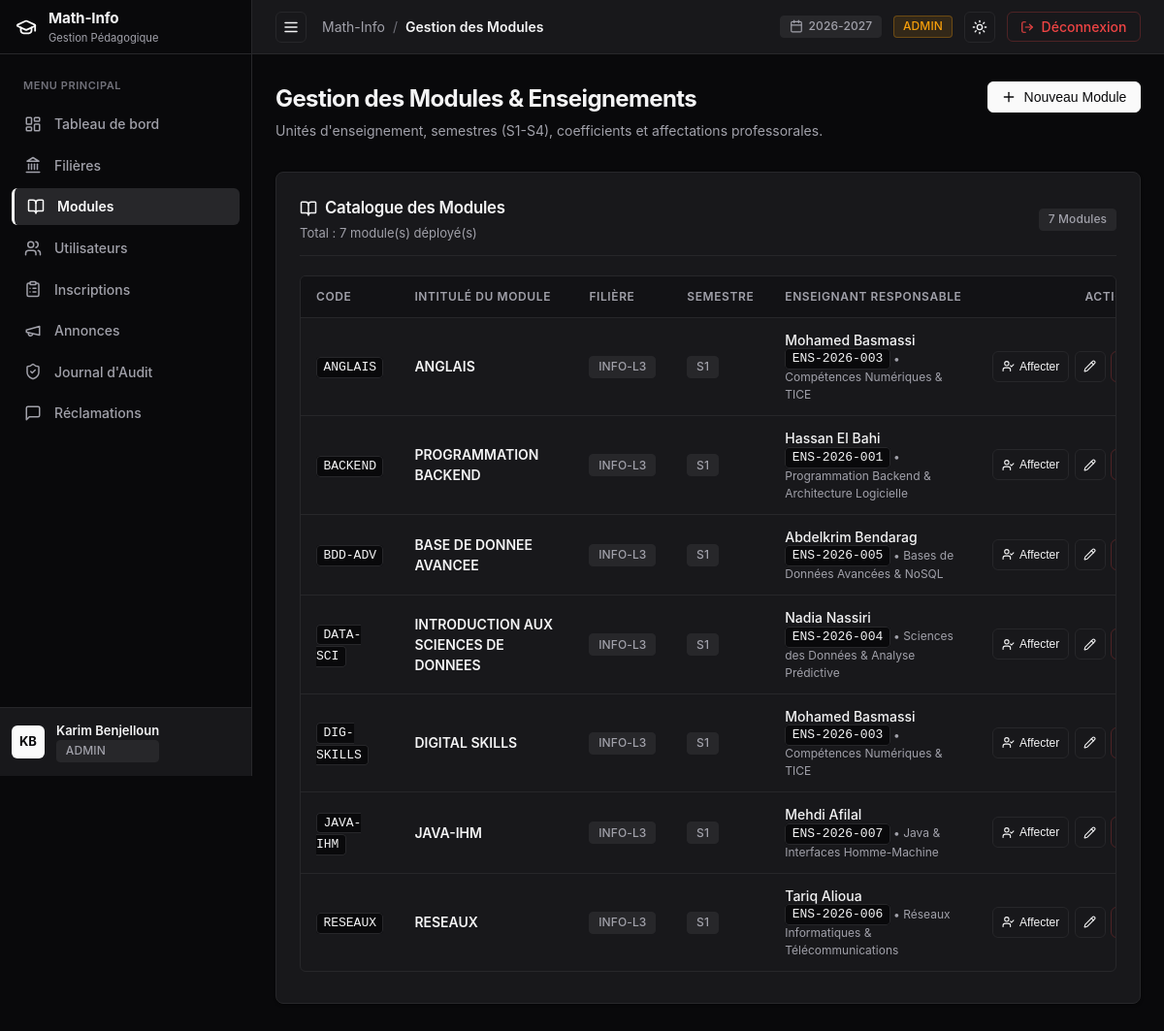
/admin/modules (signed in), run on the app's committed database.
### tables this page shows
CREATE TABLE `utilisateurs` (
  `idUtilisateur` int NOT NULL AUTO_INCREMENT,
  `nom` varchar(100) NOT NULL,
  `prenom` varchar(100) NOT NULL,
  `email` varchar(150) NOT NULL,
  `motDePasse` varchar(255) NOT NULL,
  `role` enum('ADMIN','ENSEIGNANT','ETUDIANT') NOT NULL,
  `dateCreation` timestamp NULL DEFAULT CURRENT_TIMESTAMP,
  PRIMARY KEY (`idUtilisateur`),
  UNIQUE KEY `email` (`email`)
);

CREATE TABLE `modules` (
  `idModule` int NOT NULL AUTO_INCREMENT,
  `code` varchar(20) NOT NULL,
  `intitule` varchar(150) NOT NULL,
  `semestre` enum('S1','S2','S3','S4') NOT NULL,
  `coefficient` float NOT NULL DEFAULT '1',
  `idFiliere` int NOT NULL,
  `idEnseignant` int DEFAULT NULL,
  PRIMARY KEY (`idModule`),
  UNIQUE KEY `code` (`code`),
  KEY `idFiliere` (`idFiliere`),
  KEY `idEnseignant` (`idEnseignant`),
  CONSTRAINT `modules_ibfk_1` FOREIGN KEY (`idFiliere`) REFERENCES `filieres` (`idFiliere`) ON DELETE CASCADE,
  CONSTRAINT `modules_ibfk_2` FOREIGN KEY (`idEnseignant`) REFERENCES `enseignants` (`idUtilisateur`) ON DELETE SET NULL
);

CREATE TABLE `filieres` (
  `idFiliere` int NOT NULL AUTO_INCREMENT,
  `code` varchar(20) NOT NULL,
  `intitule` varchar(150) NOT NULL,
  `description` text,
  PRIMARY KEY (`idFiliere`),
  UNIQUE KEY `code` (`code`)
);

CREATE TABLE `enseignants` (
  `idUtilisateur` int NOT NULL,
  `matricule` varchar(50) NOT NULL,
  `specialite` varchar(100) NOT NULL,
  PRIMARY KEY (`idUtilisateur`),
  UNIQUE KEY `matricule` (`matricule`),
  CONSTRAINT `enseignants_ibfk_1` FOREIGN KEY (`idUtilisateur`) REFERENCES `utilisateurs` (`idUtilisateur`) ON DELETE CASCADE
);

### src/Views/admin/modules.php (the view, shortened to what the rows shown need)
<div style="margin-bottom: 2rem; display: flex; justify-content: space-between; align-items: flex-start; flex-wrap: wrap; gap: 1rem;">
  <div>
    <h1 style="font-size: 1.5rem; font-weight: 700; letter-spacing: -0.025em; color: var(--text-main); margin-bottom: 0.25rem;">
      Gestion des Modules & Enseignements
    </h1>
    <p style="color: var(--text-muted); font-size: 0.875rem;">
      Unités d'enseignement, semestres (S1-S4), coefficients et affectations professorales.
    </p>
  </div>
  <button class="btn btn-primary" data-modal-open="createModuleModal">
    <?= Icon::get('plus', 16) ?>
    <span>Nouveau Module</span>
  </button>
</div>
<div class="card">
  <div class="card-header">
    <div>
      <span class="card-title">
        <?= Icon::get('book-open', 18) ?>
        <span>Catalogue des Modules</span>
      </span>
      <span class="card-desc" style="display: block; margin-top: 0.25rem;">
        Total : <?= count($modules) ?> module(s) déployé(s)
      </span>
    </div>
    <span class="badge badge-neutral"><?= count($modules) ?> Modules</span>
  </div>
  <?php if (empty($modules)): ?>
    <div style="text-align: center; padding: 3rem 1rem; color: var(--text-muted); font-size: 0.875rem;">
      <div style="margin-bottom: 0.5rem; color: var(--text-subtle);"><?= Icon::get('book-open', 32) ?></div>
      Aucun module répertorié. Créez un premier module pour commencer.
    </div>
  <?php else: ?>
    <div class="table-wrapper">
      <table>
        <thead>
          <tr>
            <th style="min-width: 90px;">Code</th>
            <th style="min-width: 180px;">Intitulé du Module</th>
            <th style="min-width: 90px;">Filière</th>
            <th style="min-width: 80px;">Semestre</th>
            <th style="min-width: 200px;">Enseignant Responsable</th>
            <th style="min-width: 140px; text-align: right;">Actions</th>
          </tr>
        </thead>
        <tbody>
          <?php foreach ($modules as $m): ?>
            <tr>
              <td><code><?= htmlspecialchars($m['code']) ?></code></td>
              <td style="font-weight: 600;"><?= htmlspecialchars($m['intitule']) ?></td>
              <td>
                <span class="badge badge-neutral"><?= htmlspecialchars($m['filiere_code']) ?></span>
              </td>
              <td>
                <span class="badge badge-neutral"><?= htmlspecialchars($m['semestre']) ?></span>
              </td>
              <td>
                <?php if (!empty($m['enseignant_nom'])): ?>
                  <div style="display: flex; flex-direction: column;">
                    <span style="font-weight: 500;"><?= htmlspecialchars($m['enseignant_prenom'] . ' ' . $m['enseignant_nom']) ?></span>
                    <span style="font-size: 0.75rem; color: var(--text-muted);">
                      <code><?= htmlspecialchars($m['enseignant_matricule'] ?? '') ?></code> • <?= htmlspecialchars($m['enseignant_specialite'] ?? '') ?>
                    </span>
                  </div>
                <?php endif; ?>
              </td>
              <td style="text-align: right;">
                <div style="display: inline-flex; gap: 0.35rem;">
                  <button
                    type="button"
                    class="btn btn-outline btn-sm assign-teacher-btn"
                    data-id="<?= $m['idModule'] ?>"
                    data-code="<?= htmlspecialchars($m['code']) ?>"
                    data-intitule="<?= htmlspecialchars($m['intitule']) ?>"
                    data-teacher-id="<?= (int)($m['idEnseignant'] ?? 0) ?>"
                    title="Changer l'enseignant responsable"
                  >
                    <?= Icon::get('user-check', 13) ?>
                    <span>Affecter</span>
                  </button>
                  <button
                    type="button"
                    class="btn btn-outline btn-sm btn-icon edit-module-btn"
                    data-id="<?= $m['idModule'] ?>"
                    data-code="<?= htmlspecialchars($m['code']) ?>"
                    data-intitule="<?= htmlspecialchars($m['intitule']) ?>"
                    data-semestre="<?= htmlspecialchars($m['semestre']) ?>"
                    data-coefficient="<?= htmlspecialchars((string)$m['coefficient']) ?>"
                    data-filiere-id="<?= $m['idFiliere'] ?>"
                    data-teacher-id="<?= (int)($m['idEnseignant'] ?? 0) ?>"
                    title="Modifier le module"
                  >
                    <?= Icon::get('pencil', 13) ?>
                  </button>
                  <form action="/admin/modules/delete" method="POST" onsubmit="return confirm('Confirmer la suppression de ce module ?');" style="display: inline;">
                    <button type="submit" class="btn btn-destructive btn-sm btn-icon" title="Supprimer">
                    </button>
                  </form>
                </div>
              </td>
            </tr>
          <?php endforeach; ?>
        </tbody>
      </table>
    </div>
  <?php endif; ?>
</div>

### src/Utils/Icon.php (shortened to what the rows shown need)
<?php
class Icon {
    public static function get(string $name, int $size = 16, string $extraClass = ''): string {
        $classAttr = 'lucide-icon' . ($extraClass !== '' ? ' ' . $extraClass : '');
        $svgAttrs = sprintf(
            'xmlns="http://www.w3.org/2000/svg" width="%d" height="%d" viewBox="0 0 24 24" fill="none" stroke="currentColor" stroke-width="2" stroke-linecap="round" stroke-linejoin="round" class="%s"',
            $size,
            $size,
            htmlspecialchars($classAttr)
        );
        switch ($name) {
            case 'graduation-cap':
                return "<svg {$svgAttrs}><path d=\"M21.42 10.922a1 1 0 0 0-.019-1.838L12.83 5.18a2 2 0 0 0-1.66 0L2.6 9.08a1 1 0 0 0 0 1.832l8.57 3.908a2 2 0 0 0 1.66 0z\"/><path d=\"M22 10v6\"/><path d=\"M6 12.5V16a6 3 0 0 0 12 0v-3.5\"/></svg>";
            case 'layout-dashboard':
                return "<svg {$svgAttrs}><rect width=\"7\" height=\"9\" x=\"3\" y=\"3\" rx=\"1\"/><rect width=\"7\" height=\"5\" x=\"14\" y=\"3\" rx=\"1\"/><rect width=\"7\" height=\"9\" x=\"14\" y=\"12\" rx=\"1\"/><rect width=\"7\" height=\"5\" x=\"3\" y=\"16\" rx=\"1\"/></svg>";
            case 'landmark':
                return "<svg {$svgAttrs}><line x1=\"3\" x2=\"21\" y1=\"22\" y2=\"22\"/><line x1=\"6\" x2=\"6\" y1=\"18\" y2=\"11\"/><line x1=\"10\" x2=\"10\" y1=\"18\" y2=\"11\"/><line x1=\"14\" x2=\"14\" y1=\"18\" y2=\"11\"/><line x1=\"18\" x2=\"18\" y1=\"18\" y2=\"11\"/><polygon points=\"12 2 20 7 4 7\"/></svg>";
            case 'book-open':
                return "<svg {$svgAttrs}><path d=\"M12 7v14\"/><path d=\"M3 18a1 1 0 0 1-1-1V4a1 1 0 0 1 1-1h5a4 4 0 0 1 4 4 4 4 0 0 1 4-4h5a1 1 0 0 1 1 1v13a1 1 0 0 1-1 1h-6a3 3 0 0 0-3 3 3 3 0 0 0-3-3z\"/></svg>";
            case 'users':
                return "<svg {$svgAttrs}><path d=\"M16 21v-2a4 4 0 0 0-4-4H6a4 4 0 0 0-4 4v2\"/><circle cx=\"9\" cy=\"7\" r=\"4\"/><path d=\"M22 21v-2a4 4 0 0 0-3-3.87\"/><path d=\"M16 3.13a4 4 0 0 1 0 7.75\"/></svg>";
            case 'user-check':
                return "<svg {$svgAttrs}><path d=\"M16 21v-2a4 4 0 0 0-4-4H6a4 4 0 0 0-4 4v2\"/><circle cx=\"9\" cy=\"7\" r=\"4\"/><polyline points=\"16 11 18 13 22 9\"/></svg>";
            case 'clipboard-list':
                return "<svg {$svgAttrs}><rect width=\"8\" height=\"4\" x=\"8\" y=\"2\" rx=\"1\" ry=\"1\"/><path d=\"M16 4h2a2 2 0 0 1 2 2v14a2 2 0 0 1-2 2H6a2 2 0 0 1-2-2V6a2 2 0 0 1 2-2h2\"/><path d=\"M12 11h4\"/><path d=\"M12 16h4\"/><path d=\"M8 11h.01\"/><path d=\"M8 16h.01\"/></svg>";
            case 'megaphone':
                return "<svg {$svgAttrs}><path d=\"m3 11 18-5v12L3 14v-3z\"/><path d=\"M11.6 16.8a3 3 0 1 1-5.8-1.6\"/></svg>";
            case 'shield-check':
                return "<svg {$svgAttrs}><path d=\"M20 13c0 5-3.5 7.5-7.66 8.95a1 1 0 0 1-.67-.01C7.5 20.5 4 18 4 13V6a1 1 0 0 1 1-1c2 0 4.5-1.2 6.24-2.72a1.17 1.17 0 0 1 1.52 0C14.51 3.81 17 5 19 5a1 1 0 0 1 1 1z\"/><path d=\"m9 12 2 2 4-4\"/></svg>";
            case 'calendar':
                return "<svg {$svgAttrs}><path d=\"M8 2v4\"/><path d=\"M16 2v4\"/><rect width=\"18\" height=\"18\" x=\"3\" y=\"4\" rx=\"2\"/><path d=\"M3 10h18\"/></svg>";
            case 'sun':
                return "<svg {$svgAttrs}><circle cx=\"12\" cy=\"12\" r=\"4\"/><path d=\"M12 2v2\"/><path d=\"M12 20v2\"/><path d=\"m4.93 4.93 1.41 1.41\"/><path d=\"m17.66 17.66 1.41 1.41\"/><path d=\"M2 12h2\"/><path d=\"M20 12h2\"/><path d=\"m6.34 17.66-1.41 1.41\"/><path d=\"m19.07 4.93-1.41 1.41\"/></svg>";
            case 'log-out':
                return "<svg {$svgAttrs}><path d=\"M9 21H5a2 2 0 0 1-2-2V5a2 2 0 0 1 2-2h4\"/><polyline points=\"16 17 21 12 16 7\"/><line x1=\"21\" x2=\"9\" y1=\"12\" y2=\"12\"/></svg>";
            case 'pencil':
                return "<svg {$svgAttrs}><path d=\"M21.174 6.812a1 1 0 0 0-3.986-3.987L3.842 16.174a2 2 0 0 0-.5.83l-1.321 4.352a.5.5 0 0 0 .623.622l4.353-1.32a2 2 0 0 0 .83-.497z\"/><path d=\"m15 5 4 4\"/></svg>";
            case 'trash-2':
                return "<svg {$svgAttrs}><path d=\"M3 6h18\"/><path d=\"M19 6v14c0 1-1 2-2 2H7c-1 0-2-1-2-2V6\"/><path d=\"M8 6V4c0-1 1-2 2-2h4c1 0 2 1 2 2v2\"/><line x1=\"10\" x2=\"10\" y1=\"11\" y2=\"17\"/><line x1=\"14\" x2=\"14\" y1=\"11\" y2=\"17\"/></svg>";
            case 'plus':
                return "<svg {$svgAttrs}><path d=\"M5 12h14\"/><path d=\"M12 5v14\"/></svg>";
            case 'x':
                return "<svg {$svgAttrs}><path d=\"M18 6 6 18\"/><path d=\"m6 6 12 12\"/></svg>";
            case 'menu':
                return "<svg {$svgAttrs}><line x1=\"4\" x2=\"20\" y1=\"12\" y2=\"12\"/><line x1=\"4\" x2=\"20\" y1=\"6\" y2=\"6\"/><line x1=\"4\" x2=\"20\" y1=\"18\" y2=\"18\"/></svg>";
            case 'arrow-right':
                return "<svg {$svgAttrs}><path d=\"M5 12h14\"/><path d=\"m12 5 7 7-7 7\"/></svg>";
            case 'message-square':
                return "<svg {$svgAttrs}><path d=\"M21 15a2 2 0 0 1-2 2H7l-4 4V5a2 2 0 0 1 2-2h14a2 2 0 0 1 2 2z\"/></svg>";
        }
    }
}

### src/Views/layout/main.php (shortened to what the rows shown need)
<?php
$currentUser = Auth::user();
$currentRole = Auth::role();
$activeNav = $activeNav ?? 'dashboard';
?>
<!DOCTYPE html>
<html lang="fr" data-theme="dark">
<head>
  <link rel="stylesheet" href="/css/style.css">
</head>
<body class="app-shell">
  <aside id="sidebar" class="sidebar">
    <div class="sidebar-header">
      <a href="/" class="sidebar-brand">
        <span class="brand-icon"><?= Icon::get('graduation-cap', 22) ?></span>
        <div class="brand-text">
          <span class="brand-name">Math-Info</span>
          <span class="brand-sub">Gestion Pédagogique</span>
        </div>
      </a>
    </div>
    <nav class="sidebar-nav">
      <div class="nav-section-title">Menu Principal</div>
      <?php if ($currentRole === 'ADMIN'): ?>
        <a href="/admin/dashboard" class="nav-item <?= $activeNav === 'dashboard' ? 'active' : '' ?>">
          <span class="nav-icon"><?= Icon::get('layout-dashboard', 18) ?></span>
          <span class="nav-label">Tableau de bord</span>
        </a>
        <a href="/admin/filieres" class="nav-item <?= $activeNav === 'filieres' ? 'active' : '' ?>">
          <span class="nav-icon"><?= Icon::get('landmark', 18) ?></span>
          <span class="nav-label">Filières</span>
        </a>
        <a href="/admin/modules" class="nav-item <?= $activeNav === 'modules' ? 'active' : '' ?>">
          <span class="nav-icon"><?= Icon::get('book-open', 18) ?></span>
          <span class="nav-label">Modules</span>
        </a>
        <a href="/admin/utilisateurs" class="nav-item <?= $activeNav === 'utilisateurs' ? 'active' : '' ?>">
          <span class="nav-icon"><?= Icon::get('users', 18) ?></span>
          <span class="nav-label">Utilisateurs</span>
        </a>
        <a href="/admin/inscriptions" class="nav-item <?= $activeNav === 'inscriptions' ? 'active' : '' ?>">
          <span class="nav-icon"><?= Icon::get('clipboard-list', 18) ?></span>
          <span class="nav-label">Inscriptions</span>
        </a>
        <a href="/admin/annonces" class="nav-item <?= $activeNav === 'annonces' ? 'active' : '' ?>">
          <span class="nav-icon"><?= Icon::get('megaphone', 18) ?></span>
          <span class="nav-label">Annonces</span>
        </a>
        <a href="/admin/audit" class="nav-item <?= $activeNav === 'audit' ? 'active' : '' ?>">
          <span class="nav-icon"><?= Icon::get('shield-check', 18) ?></span>
          <span class="nav-label">Journal d'Audit</span>
        </a>
        <a href="/admin/reclamations" class="nav-item <?= $activeNav === 'reclamations' ? 'active' : '' ?>">
          <span class="nav-icon"><?= Icon::get('message-square', 18) ?></span>
          <span class="nav-label">Réclamations</span>
        </a>
      <?php endif; ?>
    </nav>
    <div class="sidebar-footer">
      <div class="user-profile-widget">
        <div class="user-avatar">
          <?= strtoupper(substr($currentUser ? $currentUser->getPrenom() : 'U', 0, 1) . substr($currentUser ? $currentUser->getNom() : 'S', 0, 1)) ?>
        </div>
        <div class="user-meta">
          <span class="user-name"><?= htmlspecialchars($currentUser ? $currentUser->getNomComplet() : 'Utilisateur') ?></span>
          <span class="user-role-badge badge badge-neutral"><?= htmlspecialchars($currentRole ?? '') ?></span>
        </div>
      </div>
    </div>
  </aside>
  <div class="main-wrapper">
    <header class="app-topbar">
      <div class="topbar-left">
        <button id="sidebarToggle" class="btn btn-icon sidebar-toggle-btn-topbar" title="Basculer le menu" aria-label="Menu">
          <?= Icon::get('menu', 18) ?>
        </button>
        <div class="breadcrumb">
          <span class="breadcrumb-root">Math-Info</span>
          <span class="breadcrumb-sep">/</span>
          <span class="breadcrumb-current"><?= htmlspecialchars($title ?? 'Dashboard') ?></span>
        </div>
      </div>
      <div class="topbar-right">
        <div class="badge badge-neutral" title="Année Universitaire en cours">
          <?= Icon::get('calendar', 14) ?>
          <span>2026-2027</span>
        </div>
        <?php if ($currentRole === 'ADMIN'): ?>
          <span class="badge badge-warning">ADMIN</span>
        <?php elseif ($currentRole === 'ENSEIGNANT'): ?>
          <span class="badge badge-neutral">ENSEIGNANT</span>
        <?php else: ?>
          <span class="badge badge-neutral">ÉTUDIANT</span>
        <?php endif; ?>
        <button id="themeToggle" class="btn btn-icon" title="Basculer Mode Clair/Sombre" aria-label="Basculer Thème">
          <span id="themeIcon"><?= Icon::get('sun', 16) ?></span>
        </button>
        <a href="/logout" class="btn btn-destructive" title="Déconnexion">
          <?= Icon::get('log-out', 14) ?>
          <span class="desktop-only">Déconnexion</span>
        </a>
      </div>
    </header>
    <main class="page-content">
      <div class="content-container">
        <?= $content ?>
      </div>
    </main>
  </div>
</body>
</html>

### data on the page
utilisateurs: prenom+nom "KB", prenom+nom "Karim Benjelloun"
modules: code "ANGLAIS", intitule "ANGLAIS", idFiliere.code "INFO-L3", semestre "S1", utilisateurs.prenom+nom "Mohamed Basmassi", idEnseignant.matricule "ENS-2026-003", idEnseignant.specialite "Compétences Numériques & TICE"
modules: code "BACKEND", intitule "PROGRAMMATION BACKEND", idFiliere.code "INFO-L3", semestre "S1", utilisateurs.prenom+nom "Hassan El Bahi", idEnseignant.matricule "ENS-2026-001", idEnseignant.specialite "Programmation Backend & Architecture Logicielle"
modules: code "BDD-ADV", intitule "BASE DE DONNEE AVANCEE", idFiliere.code "INFO-L3", semestre "S1", utilisateurs.prenom+nom "Abdelkrim Bendarag", idEnseignant.matricule "ENS-2026-005", idEnseignant.specialite "Bases de Données Avancées & NoSQL"
modules: code "DATA-SCI", intitule "INTRODUCTION AUX SCIENCES DE DONNEES", idFiliere.code "INFO-L3", semestre "S1", utilisateurs.prenom+nom "Nadia Nassiri", idEnseignant.matricule "ENS-2026-004", idEnseignant.specialite "Sciences des Données & Analyse Prédictive"
modules: code "DIG-SKILLS", intitule "DIGITAL SKILLS", idFiliere.code "INFO-L3", semestre "S1", utilisateurs.prenom+nom "Mohamed Basmassi", idEnseignant.matricule "ENS-2026-003", idEnseignant.specialite "Compétences Numériques & TICE"
modules: code "JAVA-IHM", intitule "JAVA-IHM", idFiliere.code "INFO-L3", semestre "S1", utilisateurs.prenom+nom "Mehdi Afilal", idEnseignant.matricule "ENS-2026-007", idEnseignant.specialite "Java & Interfaces Homme-Machine"
modules: code "RESEAUX", intitule "RESEAUX", idFiliere.code "INFO-L3", semestre "S1", utilisateurs.prenom+nom "Tariq Alioua", idEnseignant.matricule "ENS-2026-006", idEnseignant.specialite "Réseaux Informatiques & Télécommunications"

### other printed values
$currentRole "ADMIN"
$title "Gestion des Modules"
count($modules) "7"
